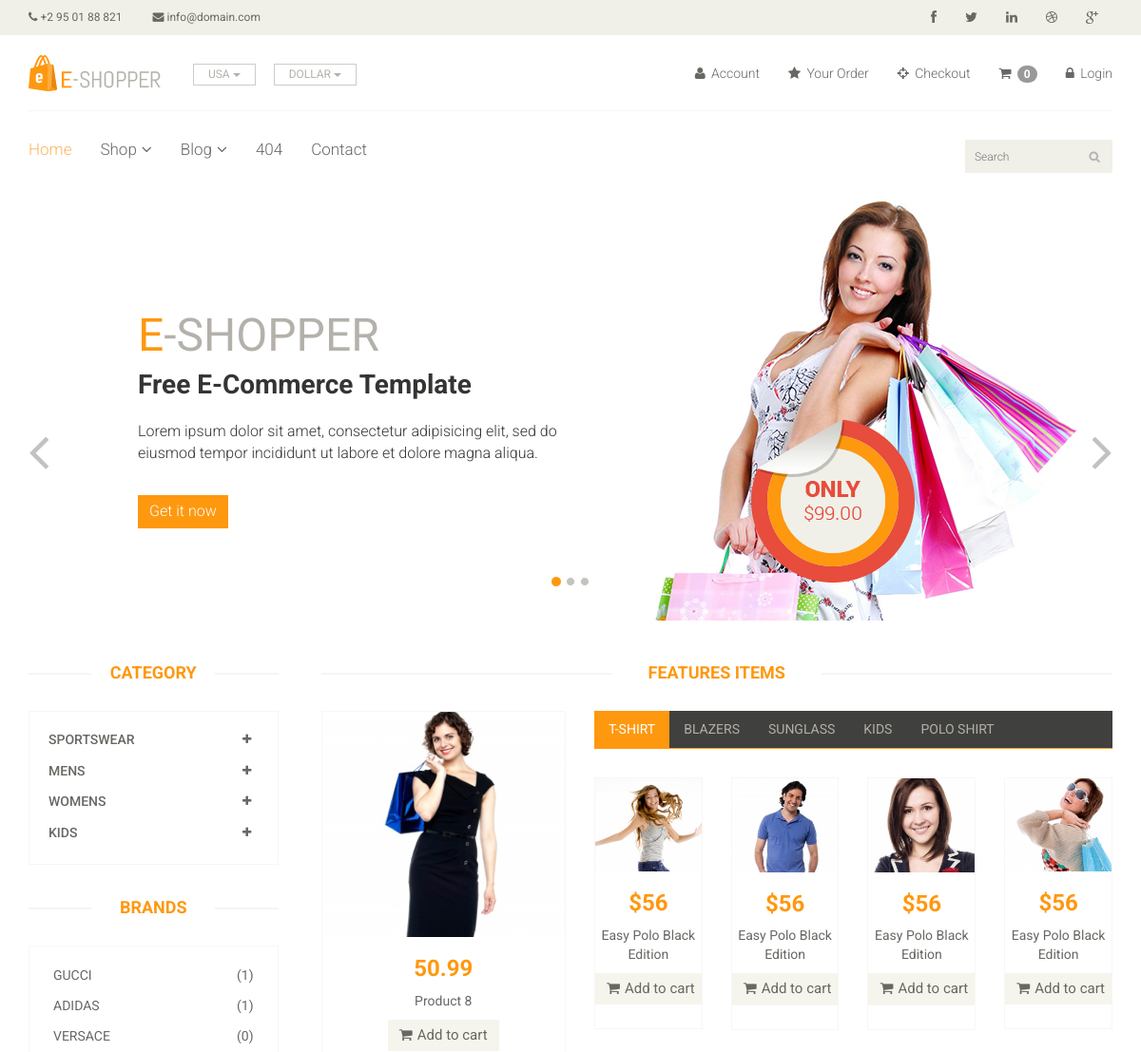
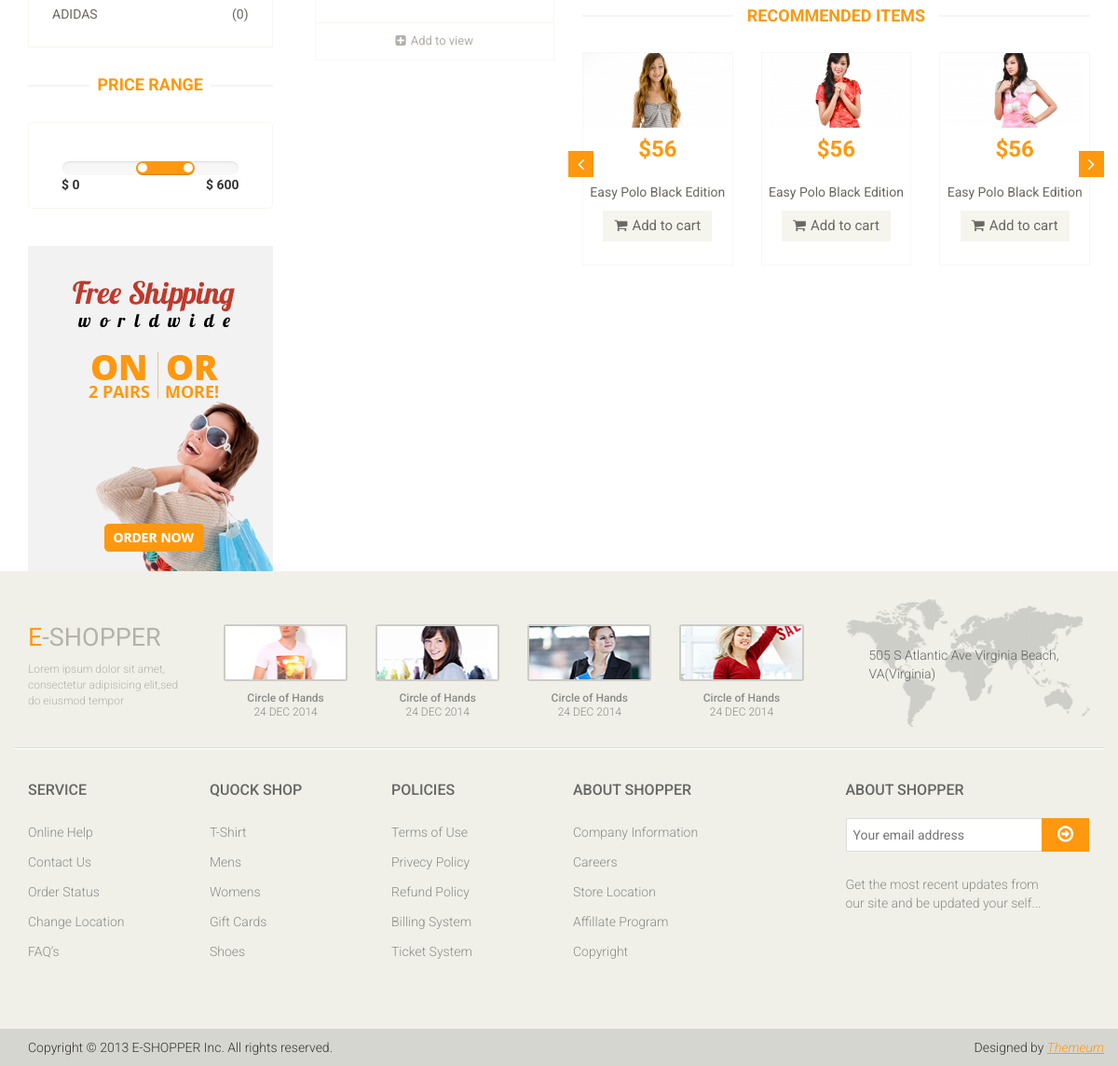
/?category=1, run on the app's committed database (2 pictures, top to bottom).
### shopping/models.py (models this page shows, shortened)
class Category(models.Model):
    name=models.CharField(max_length=150)

class Brand(models.Model):
    name=models.CharField(max_length=100)

class Product(models.Model):
    name=models.CharField(max_length=100)
    brand=models.ForeignKey(Brand,on_delete=models.CASCADE,null=True)
    image=models.ImageField(upload_to='ecommerce/image')
    date=models.DateTimeField(auto_now_add=True)
    price=models.DecimalField(max_digits = 10, decimal_places = 2)
    category=models.ForeignKey(Category,on_delete=models.CASCADE,null=False,default='')
    sub_category=models.ForeignKey(Sub_Category,on_delete=models.CASCADE,null=False,default='')

### shopping/views.py (the view)
# urls.py: path('',index,name='index'),
def index(request):
    category=Category.objects.all()
    categoryID=request.GET.get('category')
    brand=Brand.objects.all()
    brandID=request.GET.get('brand')
    if categoryID:
        product = Product.objects.filter(sub_category =categoryID).order_by('-id')
    elif brandID:
        product = Product.objects.filter(brand = brandID).order_by('-id')
    else:
        product=Product.objects.all()
    context={
        'category':category,
        'product':product,
        'brand':brand,
    }
    return render(request,'index.html',context)

### templates/index.html (shortened to what this page needs)
{% extends 'base.html' %}
{% block content %}
<section id="slider">
 <div class="container">
  <div class="row">
   <div class="col-sm-12">
    <div id="slider-carousel" class="carousel slide" data-ride="carousel">
     <ol class="carousel-indicators">
      <li data-target="#slider-carousel" data-slide-to="0" class="active"></li>
      <li data-target="#slider-carousel" data-slide-to="1"></li>
      <li data-target="#slider-carousel" data-slide-to="2"></li>
     </ol>
     <div class="carousel-inner">
      <div class="item active">
       <div class="col-sm-6">
        <h1><span>E</span>-SHOPPER</h1>
        <h2>Free E-Commerce Template</h2>
        <p>Lorem ipsum dolor sit amet, consectetur adipisicing elit, sed do eiusmod tempor incididunt ut labore et dolore magna aliqua. </p>
        <button type="button" class="btn btn-default get">Get it now</button>
       </div>
       <div class="col-sm-6">
        <img src="/static/images/home/girl1.jpg" class="girl img-responsive" alt="" />
        <img src="/static/images/home/pricing.png"  class="pricing" alt="" />
       </div>
      </div>
     </div>
     <a href="#slider-carousel" class="left control-carousel hidden-xs" data-slide="prev">
      <i class="fa fa-angle-left"></i>
     </a>
     <a href="#slider-carousel" class="right control-carousel hidden-xs" data-slide="next">
      <i class="fa fa-angle-right"></i>
     </a>
    </div>
   </div>
  </div>
 </div>
</section>
<section>
 <div class="container">
  <div class="row">
   <div class="col-sm-3">
    <div class="left-sidebar">
     <h2>Category</h2>
     <div class="panel-group category-products" id="accordian">
      {% for cate in category %}
      <div class="panel panel-default">
       <div class="panel-heading">
        <h4 class="panel-title">
         <a data-toggle="collapse" data-parent="#accordian" href="#{{ cate.id }}">
          <span class="badge pull-right"><i class="fa fa-plus"></i></span>
          {{ cate.name}}
         </a>
        </h4>
       </div>
      </div>
      {% endfor %}
     </div>
     <div class="brands_products">
      <h2>Brands</h2>
      <div class="brands-name">
       <ul class="nav nav-pills nav-stacked">
        {% for i in brand %}
        <li><a href="/?brand={{ i.id }}"> <span class="pull-right">({{i.product_set.count}})</span>{{i.name}}</a></li>
        {% endfor %}
       </ul>
      </div>
     </div>
     <div class="price-range">
      <h2>Price Range</h2>
      <div class="well text-center">
        <input type="text" class="span2" value="" data-slider-min="0" data-slider-max="600" data-slider-step="5" data-slider-value="[250,450]" id="sl2" ><br />
        <b class="pull-left">$ 0</b> <b class="pull-right">$ 600</b>
      </div>
     </div>
     <div class="shipping text-center">
      <img src="/static/images/home/shipping.jpg" alt="" />
     </div>
    </div>
   </div>
   <div class="col-sm-9 padding-right">
    <div class="features_items">
     <h2 class="title text-center">Features Items</h2>
     {% for  pro in product %}
     <div class="col-sm-4">
      <div class="product-image-wrapper">
       <div class="single-products">
        <div class="productinfo text-center">
          <img src="{{ pro.image.url }}" alt="" />
          <h2>{{ pro.price }}</h2>
          <p>{{ pro.name }}</p>
          <a href="{% url 'cart_add' pro.id %}" class="btn btn-default add-to-cart"><i class="fa fa-shopping-cart"></i>Add to cart</a>
         </div>
         <div class="product-overlay">
          <div class="overlay-content">
          </div>
         </div>
       </div>
       <div class="choose">
        <ul class="nav nav-pills nav-justified">
         <li><a href="/product_detail/{{ pro.id}}"><i class="fa fa-plus-square"></i>Add to view</a></li>
        </ul>
       </div>
      </div>
     </div>
     {% endfor %}
    <div class="category-tab">
     <div class="col-sm-12">
      <ul class="nav nav-tabs">
       <li class="active"><a href="#tshirt" data-toggle="tab">T-Shirt</a></li>
       <li><a href="#blazers" data-toggle="tab">Blazers</a></li>
       <li><a href="#sunglass" data-toggle="tab">Sunglass</a></li>
       <li><a href="#kids" data-toggle="tab">Kids</a></li>
       <li><a href="#poloshirt" data-toggle="tab">Polo shirt</a></li>
      </ul>
     </div>
     <div class="tab-content">
      <div class="tab-pane fade active in" id="tshirt" >
       <div class="col-sm-3">
        <div class="product-image-wrapper">
         <div class="single-products">
          <div class="productinfo text-center">
           <img src="images/home/gallery1.jpg" alt="" />
           <h2>$56</h2>
           <p>Easy Polo Black Edition</p>
           <a href="#" class="btn btn-default add-to-cart"><i class="fa fa-shopping-cart"></i>Add to cart</a>
          </div>
         </div>
        </div>
       </div>
       <div class="col-sm-3">
        <div class="product-image-wrapper">
         <div class="single-products">
          <div class="productinfo text-center">
           <img src="images/home/gallery2.jpg" alt="" />
           <h2>$56</h2>
           <p>Easy Polo Black Edition</p>
           <a href="#" class="btn btn-default add-to-cart"><i class="fa fa-shopping-cart"></i>Add to cart</a>
          </div>
         </div>
        </div>
       </div>
       <div class="col-sm-3">
        <div class="product-image-wrapper">
         <div class="single-products">
          <div class="productinfo text-center">
           <img src="images/home/gallery3.jpg" alt="" />
           <h2>$56</h2>
           <p>Easy Polo Black Edition</p>
           <a href="#" class="btn btn-default add-to-cart"><i class="fa fa-shopping-cart"></i>Add to cart</a>
          </div>
         </div>
        </div>
       </div>
       <div class="col-sm-3">
        <div class="product-image-wrapper">
         <div class="single-products">
          <div class="productinfo text-center">
           <img src="images/home/gallery4.jpg" alt="" />
           <h2>$56</h2>
           <p>Easy Polo Black Edition</p>
           <a href="#" class="btn btn-default add-to-cart"><i class="fa fa-shopping-cart"></i>Add to cart</a>
          </div>
         </div>
        </div>
       </div>
      </div>
     </div>
    </div>
    <div class="recommended_items">
     <h2 class="title text-center">recommended items</h2>
     <div id="recommended-item-carousel" class="carousel slide" data-ride="carousel">
      <div class="carousel-inner">
       <div class="item active">
        <div class="col-sm-4">
         <div class="product-image-wrapper">
          <div class="single-products">
           <div class="productinfo text-center">
            <img src="images/home/recommend1.jpg" alt="" />
            <h2>$56</h2>
            <p>Easy Polo Black Edition</p>
            <a href="#" class="btn btn-default add-to-cart"><i class="fa fa-shopping-cart"></i>Add to cart</a>
           </div>
          </div>
         </div>
        </div>
        <div class="col-sm-4">
         <div class="product-image-wrapper">
          <div class="single-products">
           <div class="productinfo text-center">
            <img src="images/home/recommend2.jpg" alt="" />
            <h2>$56</h2>
            <p>Easy Polo Black Edition</p>
            <a href="#" class="btn btn-default add-to-cart"><i class="fa fa-shopping-cart"></i>Add to cart</a>
           </div>
          </div>
         </div>
        </div>
        <div class="col-sm-4">
         <div class="product-image-wrapper">
          <div class="single-products">
           <div class="productinfo text-center">
            <img src="images/home/recommend3.jpg" alt="" />
            <h2>$56</h2>
            <p>Easy Polo Black Edition</p>
            <a href="#" class="btn btn-default add-to-cart"><i class="fa fa-shopping-cart"></i>Add to cart</a>
           </div>
          </div>
         </div>
        </div>
       </div>
      </div>
       <a class="left recommended-item-control" href="#recommended-item-carousel" data-slide="prev">
       <i class="fa fa-angle-left"></i>
        </a>
        <a class="right recommended-item-control" href="#recommended-item-carousel" data-slide="next">
       <i class="fa fa-angle-right"></i>
        </a>
     </div>
    </div>
   </div>
  </div>
 </div>
</section>
{% endblock %}

### data on the page
Category: name "SPORTSWEAR"
Category: name "MENS"
Category: name "WOMENS"
Category: name "KIDS"
Brand: product_set.count "1", name "GUCCI"
Brand: product_set.count "1", name "ADIDAS"
Brand: product_set.count "0", name "VERSACE"
Brand: product_set.count "0", name "ADIDAS"
Product: image (picture), price "50.99", name "Product 8"

### other printed values
{{ request.session.cart|length }} "0"
